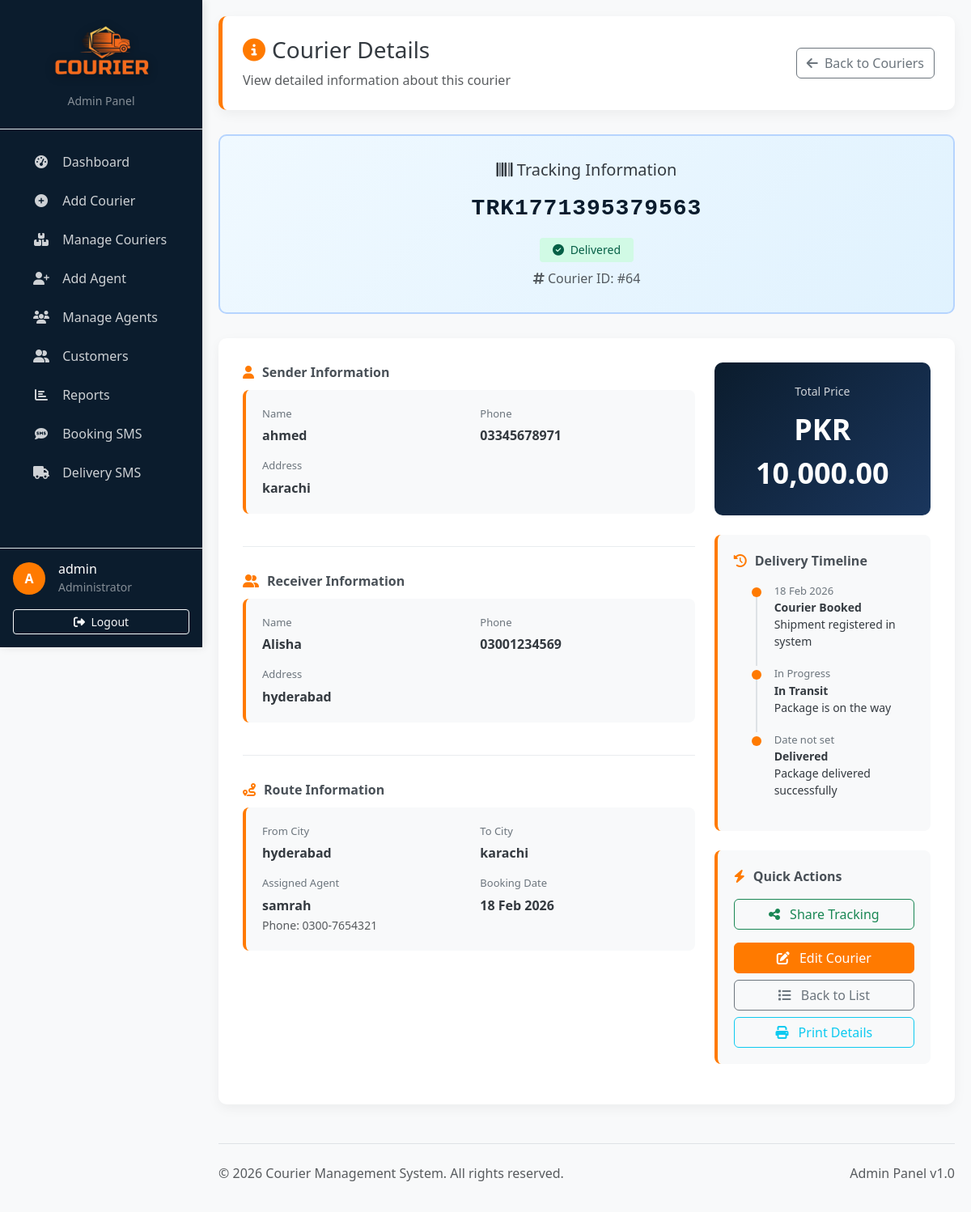
Page /Eproject/admin/view-courier.php?id=64 (signed in) on the committed database.
### tables this page shows
CREATE TABLE `couriers` (
  `id` int(11) NOT NULL,
  `tracking_no` varchar(50) NOT NULL,
  `sender_id` int(11) NOT NULL,
  `receiver_id` int(11) NOT NULL,
  `from_city` varchar(100) NOT NULL,
  `to_city` varchar(100) NOT NULL,
  `agent_id` int(11) NOT NULL,
  `status` varchar(50) DEFAULT 'Booked',
  `booking_date` date DEFAULT curdate(),
  `delivery_date` date DEFAULT NULL,
  `price` decimal(10,2) DEFAULT NULL
);

CREATE TABLE `customers` (
  `id` int(11) NOT NULL,
  `name` varchar(100) NOT NULL,
  `phone` varchar(15) DEFAULT NULL,
  `address` text DEFAULT NULL,
  `email` varchar(100) DEFAULT NULL
);

CREATE TABLE `users` (
  `id` int(11) NOT NULL,
  `username` varchar(50) DEFAULT NULL,
  `email` varchar(100) NOT NULL,
  `password` varchar(255) NOT NULL,
  `role` tinyint(4) NOT NULL,
  `city` varchar(100) DEFAULT NULL,
  `created_at` timestamp NOT NULL DEFAULT current_timestamp()
);

CREATE TABLE `agents` (
  `id` int(11) NOT NULL,
  `user_id` int(11) NOT NULL,
  `branch_name` varchar(100) NOT NULL,
  `city` varchar(100) NOT NULL,
  `phone` varchar(15) DEFAULT NULL
);

### Eproject/admin/view-courier.php (the view, shortened to what this page needs)
<?php
include("../config/db.php");
$id = isset($_GET['id']) ? (int)$_GET['id'] : 0;
$courier_query = mysqli_query($conn,"
SELECT c.*, s.name AS sender_name, s.phone AS sender_phone, s.address AS sender_address,
       r.name AS receiver_name, r.phone AS receiver_phone, r.address AS receiver_address,
       u.username AS agent_name, a.phone AS agent_phone
FROM couriers c
JOIN customers s ON c.sender_id = s.id
JOIN customers r ON c.receiver_id = r.id
JOIN agents a ON c.agent_id = a.id
JOIN users u ON a.user_id = u.id
WHERE c.id=$id
");
$courier = mysqli_fetch_assoc($courier_query);
?>
<!DOCTYPE html>
<html lang="en">
<head>
    <link href="https://cdn.jsdelivr.net/npm/bootstrap@5.3.0/dist/css/bootstrap.min.css" rel="stylesheet">
    <link rel="stylesheet" href="https://cdnjs.cloudflare.com/ajax/libs/font-awesome/6.4.0/css/all.min.css">
</head>
<body>
    <div class="sidebar d-flex flex-column" id="sidebar">
        <div class="p-4 text-center border-bottom">
            <img src="../assets/images/new logo.png"
                 alt="Courier MS Logo"
                 style="max-width: 140px; height: auto;"
                 class="mb-2">
            <div class="text-white-50 small">Admin Panel</div>
        </div>
        <div class="flex-grow-1 p-3">
            <ul class="nav flex-column">
                <li class="nav-item">
                    <a class="nav-link" href="index.php">
                        <i class="fas fa-tachometer-alt"></i> Dashboard
                    </a>
                </li>
                <li class="nav-item">
                    <a class="nav-link" href="add-courier.php">
                        <i class="fas fa-plus-circle"></i> Add Courier
                    </a>
                </li>
                <li class="nav-item">
                    <a class="nav-link" href="manage-courier.php">
                        <i class="fas fa-boxes"></i> Manage Couriers
                    </a>
                </li>
                <li class="nav-item">
                    <a class="nav-link" href="add-agent.php">
                        <i class="fas fa-user-plus"></i> Add Agent
                    </a>
                </li>
                <li class="nav-item">
                    <a class="nav-link" href="manage-agent.php">
                        <i class="fas fa-users"></i> Manage Agents
                    </a>
                </li>
                <li class="nav-item">
                    <a class="nav-link" href="customers.php">
                        <i class="fas fa-user-friends"></i> Customers
                    </a>
                </li>
                <li class="nav-item">
                    <a class="nav-link" href="reports.php">
                        <i class="fas fa-chart-bar"></i> Reports
                    </a>
                </li>
                <li class="nav-item">
                    <a class="nav-link" href="sms-booking.php">
                        <i class="fas fa-sms"></i> Booking SMS
                    </a>
                </li>
                <li class="nav-item">
                    <a class="nav-link" href="sms-delivery.php">
                        <i class="fas fa-truck"></i> Delivery SMS
                    </a>
                </li>
            </ul>
        </div>
        <div class="p-3 border-top mt-auto">
            <div class="d-flex align-items-center">
                <div class="user-avatar me-3">
                    <?php echo strtoupper(substr($_SESSION['username'] ?? 'A', 0, 1)); ?>
                </div>
                <div>
                    <h6 class="mb-0 text-white"><?php echo $_SESSION['username'] ?? 'Admin'; ?></h6>
                    <small class="text-white-50">Administrator</small>
                </div>
            </div>
            <a href="logout.php" class="btn btn-sm btn-outline-light w-100 mt-3">
                <i class="fas fa-sign-out-alt me-1"></i> Logout
            </a>
        </div>
    </div>
    <div class="main-content" id="mainContent">
        <div class="page-header">
            <div class="d-flex justify-content-between align-items-center">
                <div>
                    <h1 class="h3 mb-2"><i class="fas fa-info-circle text-orange me-2"></i>Courier Details</h1>
                    <p class="text-muted mb-0">View detailed information about this courier</p>
                </div>
                <div>
                    <a href="manage-courier.php" class="btn btn-outline-secondary">
                        <i class="fas fa-arrow-left me-1"></i> Back to Couriers
                    </a>
                </div>
            </div>
        </div>
        <div class="tracking-card">
            <div class="text-center">
                <h5><i class="fas fa-barcode"></i> Tracking Information</h5>
                <div class="tracking-no"><?= $courier['tracking_no'] ?></div>
                <?php
                $status_class = '';
                $status_icon = '';
                if($courier['status'] == 'Booked') {
                    $status_class = 'bg-booked';
                    $status_icon = 'fa-clock';
                } elseif($courier['status'] == 'In Transit') {
                    $status_class = 'bg-transit';
                    $status_icon = 'fa-truck';
                } elseif($courier['status'] == 'Delivered') {
                    $status_class = 'bg-delivered';
                    $status_icon = 'fa-check-circle';
                }
                ?>
                <span class="badge <?= $status_class ?>">
                    <i class="fas <?= $status_icon ?> me-1"></i>
                    <?= htmlspecialchars($courier['status']) ?>
                </span>
                <div class="mt-2 text-muted">
                    <i class="fas fa-hashtag"></i> Courier ID: #<?= $id ?>
                </div>
            </div>
        </div>
        <div class="details-card">
            <div class="row">
                <div class="col-lg-8">
                    <div class="info-section">
                        <div class="info-title">
                            <i class="fas fa-user"></i> Sender Information
                        </div>
                        <div class="info-box">
                            <div class="row">
                                <div class="col-md-6 mb-3">
                                    <div class="info-label">Name</div>
                                    <div class="info-value"><?= htmlspecialchars($courier['sender_name']) ?></div>
                                </div>
                                <div class="col-md-6 mb-3">
                                    <div class="info-label">Phone</div>
                                    <div class="info-value"><?= htmlspecialchars($courier['sender_phone']) ?></div>
                                </div>
                                <div class="col-12">
                                    <div class="info-label">Address</div>
                                    <div class="info-value"><?= htmlspecialchars($courier['sender_address']) ?></div>
                                </div>
                            </div>
                        </div>
                    </div>
                    <div class="info-section">
                        <div class="info-title">
                            <i class="fas fa-user-friends"></i> Receiver Information
                        </div>
                        <div class="info-box">
                            <div class="row">
                                <div class="col-md-6 mb-3">
                                    <div class="info-label">Name</div>
                                    <div class="info-value"><?= htmlspecialchars($courier['receiver_name']) ?></div>
                                </div>
                                <div class="col-md-6 mb-3">
                                    <div class="info-label">Phone</div>
                                    <div class="info-value"><?= htmlspecialchars($courier['receiver_phone']) ?></div>
                                </div>
                                <div class="col-12">
                                    <div class="info-label">Address</div>
                                    <div class="info-value"><?= htmlspecialchars($courier['receiver_address']) ?></div>
                                </div>
                            </div>
                        </div>
                    </div>
                    <div class="info-section">
                        <div class="info-title">
                            <i class="fas fa-route"></i> Route Information
                        </div>
                        <div class="info-box">
                            <div class="row">
                                <div class="col-md-6 mb-3">
                                    <div class="info-label">From City</div>
                                    <div class="info-value"><?= htmlspecialchars($courier['from_city']) ?></div>
                                </div>
                                <div class="col-md-6 mb-3">
                                    <div class="info-label">To City</div>
                                    <div class="info-value"><?= htmlspecialchars($courier['to_city']) ?></div>
                                </div>
                                <div class="col-md-6">
                                    <div class="info-label">Assigned Agent</div>
                                    <div class="info-value"><?= htmlspecialchars($courier['agent_name']) ?></div>
                                    <small class="text-muted">Phone: <?= htmlspecialchars($courier['agent_phone']) ?></small>
                                </div>
                                <div class="col-md-6">
                                    <div class="info-label">Booking Date</div>
                                    <div class="info-value">
                                        <?php
                                        if(!empty($courier['booking_date']) && $courier['booking_date'] != '0000-00-00') {
                                            echo date('d M Y', strtotime($courier['booking_date']));
                                        } else {
                                            echo 'Not specified';
                                        }
                                        ?>
                                    </div>
                                </div>
                            </div>
                        </div>
                    </div>
                </div>
                <div class="col-lg-4">
                    <div class="price-box mb-4">
                        <div class="price-label">Total Price</div>
                        <div class="price-value">PKR <?= number_format($courier['price'], 2) ?></div>
                    </div>
                    <div class="info-box">
                        <div class="info-title">
                            <i class="fas fa-history"></i> Delivery Timeline
                        </div>
                        <div class="timeline mt-3">
                            <div class="timeline-item">
                                <div class="timeline-date">
                                    <?php
                                    if(!empty($courier['booking_date']) && $courier['booking_date'] != '0000-00-00') {
                                        echo date('d M Y', strtotime($courier['booking_date']));
                                    } else {
                                        echo 'Date not set';
                                    }
                                    ?>
                                </div>
                                <div class="timeline-text">
                                    <strong>Courier Booked</strong>
                                    <p class="mb-0">Shipment registered in system</p>
                                </div>
                            </div>
                            <?php if($courier['status'] == 'In Transit' || $courier['status'] == 'Delivered'): ?>
                            <div class="timeline-item">
                                <div class="timeline-date">In Progress</div>
                                <div class="timeline-text">
                                    <strong>In Transit</strong>
                                    <p class="mb-0">Package is on the way</p>
                                </div>
                            </div>
                            <?php endif; ?>
                            <?php if($courier['status'] == 'Delivered'): ?>
                            <div class="timeline-item">
                                <div class="timeline-date">
                                    <?php
                                    if(!empty($courier['delivery_date']) && $courier['delivery_date'] != '0000-00-00') {
                                        echo date('d M Y', strtotime($courier['delivery_date']));
                                    } else {
                                        echo 'Date not set';
                                    }
                                    ?>
                                </div>
                                <div class="timeline-text">
                                    <strong>Delivered</strong>
                                    <p class="mb-0">Package delivered successfully</p>
                                </div>
                            </div>
                            <?php endif; ?>
                        </div>
                    </div>
                    <div class="info-box mt-4">
                        <div class="info-title">
                            <i class="fas fa-bolt"></i> Quick Actions
                        </div>
                        <div class="d-grid gap-2 mt-3">
                            <a href="edit-courier.php?id=<?= $id ?>" class="btn btn-orange">
                                <i class="fas fa-edit me-2"></i> Edit Courier
                            </a>
                            <a href="manage-courier.php" class="btn btn-outline-secondary">
                                <i class="fas fa-list me-2"></i> Back to List
                            </a>
                            <button class="btn btn-outline-info" onclick="window.print()">
                                <i class="fas fa-print me-2"></i> Print Details
                            </button>
                        </div>
                    </div>
                </div>
            </div>
        </div>
        <footer class="mt-5 pt-4 border-top">
            <div class="row">
                <div class="col-md-6">
                    <p class="text-muted">© <?php echo date('Y'); ?> Courier Management System. All rights reserved.</p>
                </div>
                <div class="col-md-6 text-md-end">
                    <p class="text-muted">Admin Panel v1.0</p>
                </div>
            </div>
        </footer>
    </div>
</body>
</html>

### rows in the picture
couriers: tracking_no "TRK1771395379563", status "Delivered", sender.name "ahmed", sender.phone "03345678971", sender.address "karachi", receiver.name "Alisha", receiver.phone "03001234569", receiver.address "hyderabad", from_city "hyderabad", to_city "karachi", users.username "samrah", agent.phone "0300-7654321", booking_date "18 Feb 2026", price "10,000.00"

### other values in the picture
substr($_SESSION['username'] ?? 'A', 0, 1) "A"
$_SESSION['username'] "admin"
$id "64"
